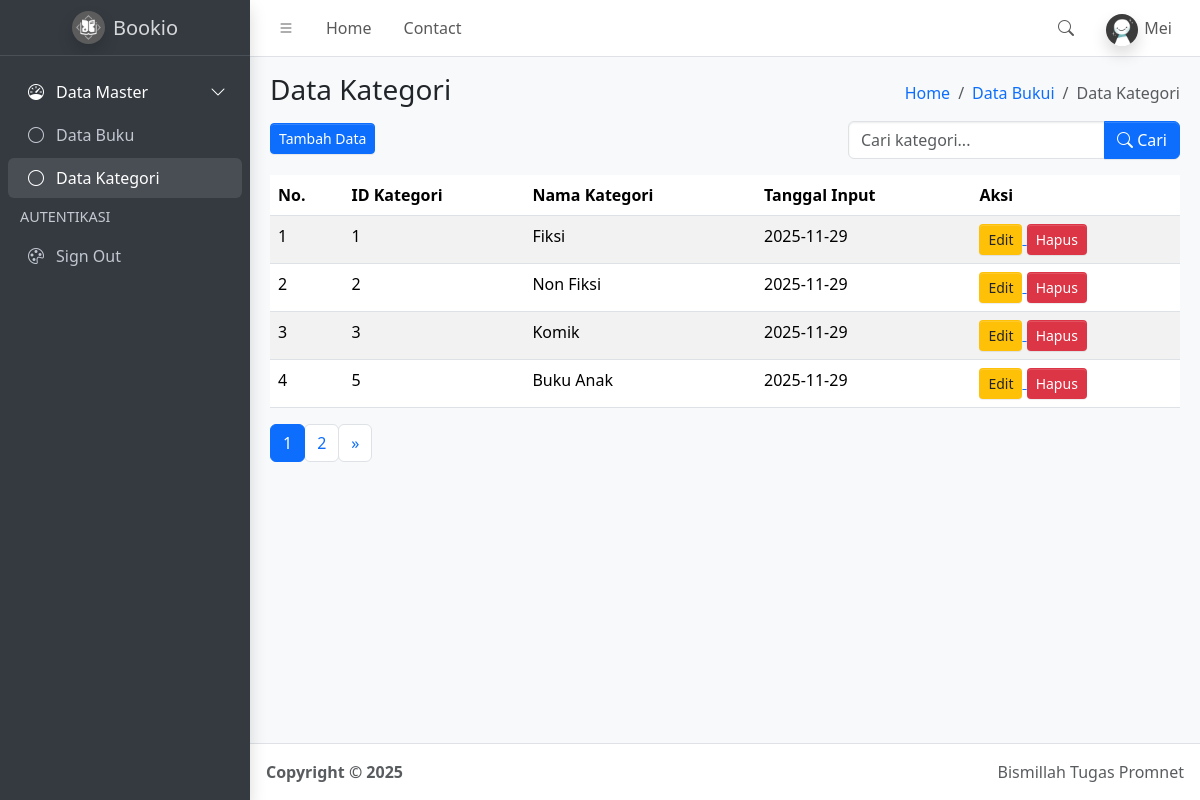
Page /kategori.php (signed in) on the committed database.
### tables this page shows
CREATE TABLE `kategori` (
  `id_kategori` int(5) NOT NULL,
  `nama_kategori` varchar(50) NOT NULL,
  `tanggal_input_kategori` date NOT NULL DEFAULT current_timestamp()
);

### function.php (called while the page is built, shortened)
<?php
$conn = mysqli_connect("localhost", "root", "", "simbs");
function query($query){
    global $conn;
    $result = mysqli_query($conn, $query);
    $rows = [];
    while( $row = mysqli_fetch_assoc($result) ) {
        $rows[] = $row;
    }
    return $rows;
}
?>

### kategori.php (the view, shortened to what this page needs)
<?php
require("function.php");
$jumlahDataPerHalaman = 4;
if (isset($_POST['search'])) {
    $keyword = $_POST['keyword'];
    $jumlahData = count(query("SELECT * FROM kategori WHERE nama_kategori LIKE '%$keyword%'"));
    $jumlahHalaman = ceil($jumlahData / $jumlahDataPerHalaman);
    $halamanAktif = (isset($_GET["halaman"])) ? $_GET["halaman"] : 1;
    $awalData = ($jumlahDataPerHalaman * $halamanAktif) - $jumlahDataPerHalaman;
    $kategori = query("SELECT * FROM kategori
                       WHERE nama_kategori LIKE '%$keyword%'
                       ORDER BY tanggal_input_kategori DESC
                       LIMIT $awalData, $jumlahDataPerHalaman");
} else {
    $jumlahData = count(query("SELECT * FROM kategori"));
    $jumlahHalaman = ceil($jumlahData / $jumlahDataPerHalaman);
    $halamanAktif = (isset($_GET["halaman"])) ? $_GET["halaman"] : 1;
    $awalData = ($jumlahDataPerHalaman * $halamanAktif) - $jumlahDataPerHalaman;
    $kategori = query("SELECT * FROM kategori
                       ORDER BY tanggal_input_kategori DESC
                       LIMIT $awalData, $jumlahDataPerHalaman");
}
?>
<!doctype html>
<html lang="en">
  <head>
    <link
      rel="stylesheet"
      href="https://cdn.jsdelivr.net/npm/@fontsource/source-sans-3@5.0.12/index.css"
      media="print"
      onload="this.media='all'"
    />
    <link
      rel="stylesheet"
      href="https://cdn.jsdelivr.net/npm/overlayscrollbars@2.11.0/styles/overlayscrollbars.min.css"
    />
    <link
      rel="stylesheet"
      href="https://cdn.jsdelivr.net/npm/bootstrap-icons@1.13.1/font/bootstrap-icons.min.css"
    />
    <link rel="stylesheet" href="dist/css/adminlte.min.css" />
    <link
      rel="stylesheet"
      href="https://cdn.jsdelivr.net/npm/apexcharts@3.37.1/dist/apexcharts.css"
    />
    <link
      rel="stylesheet"
      href="https://cdn.jsdelivr.net/npm/jsvectormap@1.5.3/dist/css/jsvectormap.min.css"
    />
  </head>
  <body class="layout-fixed sidebar-expand-lg bg-body-tertiary">
    <div class="app-wrapper">
      <nav class="app-header navbar navbar-expand bg-body">
        <div class="container-fluid">
          <ul class="navbar-nav">
            <li class="nav-item">
              <a class="nav-link" data-lte-toggle="sidebar" href="#" role="button">
                <i class="bi bi-list"></i>
              </a>
            </li>
            <li class="nav-item d-none d-md-block">
              <a href="#" class="nav-link">Home</a>
            </li>
            <li class="nav-item d-none d-md-block">
              <a href="#" class="nav-link">Contact</a>
            </li>
          </ul>
          <ul class="navbar-nav ms-auto">
            <li class="nav-item">
              <a class="nav-link" data-widget="navbar-search" href="#" role="button">
                <i class="bi bi-search"></i>
              </a>
            </li>
            <li class="nav-item dropdown user-menu">
              <a href="#" class="nav-link dropdown-toggle" data-bs-toggle="dropdown">
                <img
                  src="dist/assets/img/user.jpeg"
                  class="user-image rounded-circle shadow"
                  alt="User Image"
                />
                <span class="d-none d-md-inline">
                  <?= ucfirst($_SESSION["username"]); ?>
                </span>
              </a>
            </li>
          </ul>
        </div>
      </nav>
      <aside class="app-sidebar bg-body-secondary shadow" data-bs-theme="dark">
        <div class="sidebar-brand">
          <a href="index.php" class="brand-link">
            <img
              src="dist/assets/img/bookiologo.jpeg"
              alt="Logo Bookio"
              class="brand-image shadow rounded-circle"
            />
            <span class="brand-text fw-light">Bookio</span>
          </a>
        </div>
        <div class="sidebar-wrapper">
          <nav class="mt-2">
            <ul
              class="nav sidebar-menu flex-column"
              data-lte-toggle="treeview"
              role="navigation"
              aria-label="Main navigation"
              data-accordion="false"
              id="navigation"
            >
              <li class="nav-item menu-open">
                <a href="#" class="nav-link active">
                  <i class="nav-icon bi bi-speedometer"></i>
                  <p>
                    Data Master
                  </p>
                </a>
                <ul class="nav nav-treeview">
                  <li class="nav-item">
                    <a href="index.php" class="nav-link">
                      <i class="nav-icon bi bi-circle"></i>
                      <p>Data Buku</p>
                    </a>
                  </li>
                  <li class="nav-item">
                    <a href="kategori.php" class="nav-link active">
                      <i class="nav-icon bi bi-circle"></i>
                      <p>Data Kategori</p>
                    </a>
                  </li>
                </ul>
              </li>
              <li class="nav-header">AUTENTIKASI</li>
              <li class="nav-item">
                <a href="logout.php" class="nav-link">
                  <i class="nav-icon bi bi-palette"></i>
                  <p>Sign Out</p>
                </a>
              </li>
            </ul>
          </nav>
        </div>
      </aside>
      <main class="app-main">
        <div class="app-content-header">
          <div class="container-fluid">
            <div class="row">
              <div class="col-sm-6">
                <h3 class="mb-3">Data Kategori</h3>
                <a href="tambah_kategori.php">
                  <button class="btn-sm btn btn-primary">Tambah Data</button>
                </a>
              </div>
              <div class="col-sm-6 d-flex flex-column align-items-end">
                <ol class="breadcrumb">
                  <li class="breadcrumb-item"><a href="#">Home</a></li>
                  <li class="breadcrumb-item"><a href="index.php">Data Bukui</a></li>
                  <li class="breadcrumb-item active"><a aria-current="page">Data Kategori</a></li>
                </ol>
                <form class="mt-2" method="post">
                  <div class="input-group">
                  <input
                    type="text"
                    class="form-control"
                    name="keyword"
                    placeholder="Cari kategori..." autocomplete="off"
                  >
                  <button class="btn btn-primary" type="submit" name="search">
                    <i class="bi bi-search"></i> Cari
                  </button>
                </div>
                </form>
              </div>
            </div>
          </div>
        </div>
        <div class="app-content">
          <div class="container-fluid">
            <div class="row">
              <div class="col">
                <table class="table table-striped table-hover">
    <thead>
        <tr>
            <th>No.</th>
            <th>ID Kategori</th>
            <th>Nama Kategori</th>
            <th>Tanggal Input</th>
            <th>Aksi</th>
        </tr>
    </thead>
    <tbody>
         <?php $no=1; ?>
                <?php foreach($kategori as $row): ?>
                <tr>
                    <td> <?= $no ?> </td>
                    <td> <?= $row['id_kategori'] ?> </td>
                    <td> <?= $row['nama_kategori'] ?> </td>
                    <td> <?= $row['tanggal_input_kategori'] ?> </td>
                    <td>
                        <a href="ubah_kategori.php?id_kategori=<?= $row['id_kategori'] ?>">
                            <button class="btn btn-sm bg-warning">Edit</button>
                        </a>
                        <a href="hapus_kategori.php?id=<?= $row['id_kategori'] ?>">
                            <button class="btn btn-sm bg-danger text-white">Hapus</button>
                        </a>
                    </td>
                </tr>
                <?php $no++; ?>
                <?php endforeach; ?>
    </tbody>
</table>
<nav aria-label="Page navigation example">
                    <ul class="pagination">
                        <?php for ($i = 1; $i <= $jumlahHalaman; $i++) : ?>
                            <?php if ($i == $halamanAktif) : ?>
                                <li class="page-item active">
                                    <a class="page-link" href="?halaman=<?= $i; ?>"><?= $i; ?></a>
                                </li>
                            <?php else : ?>
                                <li class="page-item">
                                    <a class="page-link" href="?halaman=<?= $i; ?>"><?= $i; ?></a>
                                </li>
                            <?php endif; ?>
                        <?php endfor; ?>
                        <?php if ($halamanAktif < $jumlahHalaman) : ?>
                            <li class="page-item">
                                <a class="page-link" href="?halaman=<?= $halamanAktif + 1; ?>">&raquo;</a>
                            </li>
                        <?php endif; ?>
                    </ul>
                </nav>
              </div>
            </div>
          </div>
        </div>
      </main>
      <footer class="app-footer">
        <div class="float-end d-none d-sm-inline">Bismillah Tugas Promnet</div>
        <strong>
          Copyright &copy; 2025&nbsp;
        </strong>
      </footer>
    </div>
  </body>
</html>

### rows in the picture
kategori: id_kategori "1", nama_kategori "Fiksi", tanggal_input_kategori "2025-11-29"
kategori: id_kategori "2", nama_kategori "Non Fiksi", tanggal_input_kategori "2025-11-29"
kategori: id_kategori "3", nama_kategori "Komik", tanggal_input_kategori "2025-11-29"
kategori: id_kategori "5", nama_kategori "Buku Anak", tanggal_input_kategori "2025-11-29"

### other values in the picture
$_SESSION["username"] "Mei"
